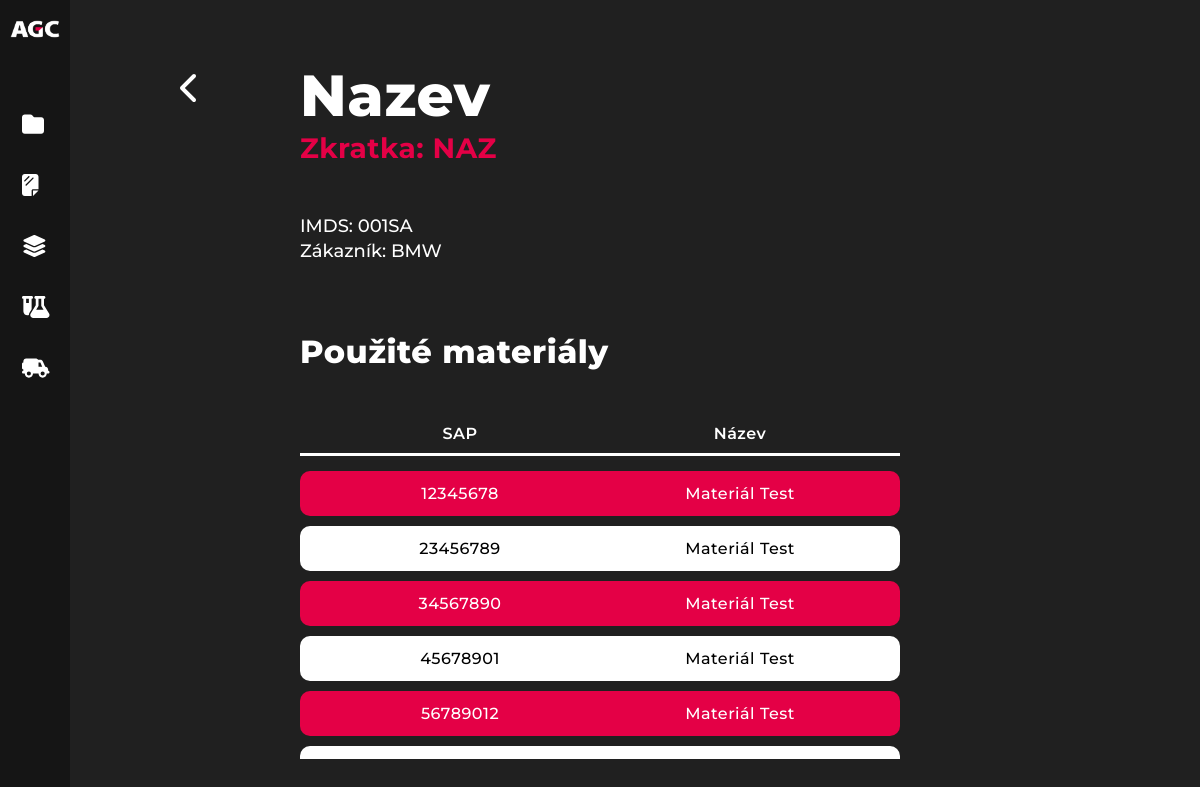
Page /nav/project_detail.php?ProjectID=4 on the committed database.
### tables this page shows
CREATE TABLE `agc_Project` (
  `ProjectID` int(11) NOT NULL,
  `ProjectName` varchar(64) NOT NULL,
  `ProjectShortcut` varchar(8) NOT NULL,
  `IMDSName` varchar(8) NOT NULL,
  `Customer` varchar(64) NOT NULL
);

CREATE TABLE `agc_Material` (
  `SAPNumber` int(11) NOT NULL,
  `MaterialName` varchar(64) DEFAULT NULL,
  `MaterialType` varchar(32) DEFAULT NULL,
  `MaterialCategory` varchar(32) DEFAULT NULL,
  `MaterialNote` mediumtext DEFAULT NULL,
  `SupplierIDFK` int(11) DEFAULT NULL
);

### nav/project_detail.php (the view, shortened to what this page needs)
<!DOCTYPE html>
<html lang="en">
<?php
    function Connect(){
        $servername = "spsrakovnik.tech";
        $username = "acg";
        $password = "ACGAutomotive";
        $database = "acg";
        $conn = new mysqli($servername, $username, $password, $database);
        mysqli_set_charset($conn, "utf8");
        return $conn;
    }
    $conn = Connect();
    $sessionValue = $_SESSION["ProjectID"];
?>
<head>
    <link rel="stylesheet" href="../css/style.css">
</head>
<body>
    <header id="header">
        <nav>
            <div class="nav-wrapper">
                <div class="nav-logo" id="nav-logo">
                <?php
                        if(isset($_SESSION["login"]) && $_SESSION["login"] == true){
                            ?>
                            <a href="../login.php">
                                <img class="agc-logo" src="../images/agc-logo.png" alt="agc-automotiv-logo">
                                <img class="agc-motto" id="agc-motto" src="../images/agc-motto.png" alt="agc-automotiv-motto">
                            </a>
                            <?php
                        }
                        else{
                            ?>
                             <a href="../index.php">
                                <img class="agc-logo" src="../images/agc-logo.png" alt="agc-automotiv-logo">
                            </a>
                            <?php
                        }
                    ?>
                </div>
                <div class="nav-icons" id="nav-icons">
                    <a href="./projects.php">
                        <div class="nav-link">
                            <div class="nav-icon">
                                <svg xmlns="http://www.w3.org/2000/svg" height="1em" viewBox="0 0 512 512"><style>svg{fill:#ffffff}</style><path d="M64 480H448c35.3 0 64-28.7 64-64V160c0-35.3-28.7-64-64-64H288c-10.1 0-19.6-4.7-25.6-12.8L243.2 57.6C231.1 41.5 212.1 32 192 32H64C28.7 32 0 60.7 0 96V416c0 35.3 28.7 64 64 64z"/></svg>
                            </div>
                        </div>
                    </a>
                    <a href="./sheets.php">
                        <div class="nav-link">
                            <div class="nav-icon">
                            </div>
                        </div>
                    </a>
                    <a href="./materials.php">
                        <div class="nav-link">
                            <div class="nav-icon">
                            </div>
                        </div>
                    </a>
                    <a href="./components.php">
                        <div class="nav-link">
                            <div class="nav-icon">
                            </div>
                        </div>
                    </a>
                    <a href="./suppliers.php">
                        <div class="nav-link">
                            <div class="nav-icon">
                            </div>
                        </div>
                    </a>
                </div>
            </div>
        </nav>
    </header>
    <main>
        <?php
            $sql = "SELECT ProjectID, ProjectName, ProjectShortcut, IMDSName, Customer FROM `agc_Project` WHERE ProjectID = '$sessionValue'";
            $result = mysqli_query($conn, $sql);
            if ($result->num_rows > 0) {
                while($row = mysqli_fetch_assoc($result)) {
                    $projectName = $row["ProjectName"];
                    $projectShortcut = $row["ProjectShortcut"];
                    $projectIMDS = $row["IMDSName"];
                    $projectCustomer = $row["Customer"];
                }
            }
            else {
                echo "Žádné výsledky.";
            }
        ?>
        <div class="detail-container">
            <a class="arrow-back-link" href="javascript:history.back()">
                <svg class="arrow-back" xmlns="http://www.w3.org/2000/svg" height="1em" viewBox="0 0 320 512"><style>svg{fill:#ffffff}</style><path d="M9.4 233.4c-12.5 12.5-12.5 32.8 0 45.3l192 192c12.5 12.5 32.8 12.5 45.3 0s12.5-32.8 0-45.3L77.3 256 246.6 86.6c12.5-12.5 12.5-32.8 0-45.3s-32.8-12.5-45.3 0l-192 192z"/></svg>
            </a>
            <div class="detail-info">
                <div class="detail-heading">
                    <div class="detail-name">
                        <h1><?php echo $projectName ?></h1>
                        <h2>Zkratka: <?php echo $projectShortcut ?></h2>
                    </div>
                </div>
                <div class="detail-des">
                    <p>IMDS: <?php echo $projectIMDS ?></p>
                    <p>Zákazník: <?php echo $projectCustomer ?></p>
                </div>
            </div>
            <div class="detail-materials">
                <div class="table-heading">
                    <h2>Použité materiály</h2>
                </div>
                <div class="result-wrapper project-detail">
                <div class="parameters">
                    <p>SAP</p>
                    <p>Název</p>
                </div>
                <div class="result" id="result">
                <?php
                    $sql2 = "SELECT agc_Material.SAPNumber, agc_Material.MaterialName, agc_Material.MaterialType, agc_Material.MaterialNote FROM agc_MaterialPosition INNER JOIN agc_Material ON agc_MaterialPosition.SAPNumberFK = agc_Material.SAPNumber INNER JOIN agc_TechnicalSheet ON agc_TechnicalSheet.TechnicalSheetNumber = agc_MaterialPosition.TechnicalSheetNumberFK INNER JOIN agc_Project ON agc_Project.ProjectID = agc_TechnicalSheet.ProjectIDFK WHERE agc_Project.ProjectID = '$sessionValue'";
                    $result2 = mysqli_query($conn, $sql2);
                    if($result2->num_rows > 0){
                        while($row2 = mysqli_fetch_assoc($result2)){
                            echo "<a class=\"hint\" href=\"material_detail.php?SAPNumber=".$row2["SAPNumber"]."\"><div class=\"results\"><p>".$row2["SAPNumber"]."</p><p>".$row2["MaterialName"]."</p></div></a>";
                        }
                    }
                ?>
            </div>
        </div>
    </div>
</div>
</main>
</body>
</html>

### css/setup.css (style rules this page uses)
* { margin: 0; padding: 0; box-sizing: border-box; font-family: 'Montserrat', sans-serif; }
:root { --darkGray: #151515; --gray: #202020; --blue: #33448D; --red: #E40046; --white: #fff; --black: #000; }
body { width: 100vw; height: 100vh; background: var(--gray); }

### css/nav.css (style rules this page uses)
header { position: absolute; width: 70px; height: 100vh; background: var(--darkGray); padding: 20px 10px; z-index: 1; transition: 0.4s; }
.agc-logo { width: 50px; }
nav { height: 100%; display: flex; flex-direction: column; justify-content: space-between; }
.nav-wrapper { height: 50%; display: flex; flex-direction: column; justify-content: space-between; }
.nav-wrapper a .nav-link, .nav-wrapper .nav-logo a { display: flex; align-items: center; }
.nav-icons { height: 80%; width: 250px; display: flex; flex-direction: column; justify-content: space-around; pointer-events: none; }
.nav-icon svg { font-size: 22px; }
.nav-icon { z-index: 1; }
.nav-link { display: flex; justify-content: space-between; }
.nav-icons a { text-decoration: none; position: relative; padding: 14px 12px; z-index: 1; }
.nav-icons a::before, .nav-link.logout::before { content: ""; bottom: 0%; left: 0%; position: absolute; height: 100%; width: 100%; background: linear-gradient(90deg, var(--blue) 0%, transparent 95%); transition: transform .3s ease-in; transform-origin: left; transform: scaleX(0); border-radius: 10px; }
.nav-logo a { width: 200px; justify-content: space-between; }
.nav-logo { pointer-events: none; }

### css/project/projects.css (style rules this page uses)
main { width: 100vw; height: 100vh; display: flex; flex-direction: column; justify-content: center; }
.search-container, .result-wrapper { width: 50%; }
.result-wrapper { height: 70%; color: var(--white); }
.parameters { display: flex; justify-content: space-around; padding: 10px 20px; border-bottom: 3px solid var(--white); font-weight: 600; letter-spacing: 0.5px; }
.parameters p { width: 25%; text-align: center; }
.result { display: flex; flex-direction: column; gap: 10px; overflow-y: scroll; height: 93%; }
.results { display: flex; width: 100%; padding: 13px 20px; justify-content: space-around; align-items: center; }
.result { padding-top: 15px; }
.result .hint { text-decoration: none; border-radius: 10px; transition: .2s ease-in-out; }
.hint:nth-child(odd) { background: var(--red); color: var(--white); }
.hint:nth-child(even) { background: var(--white); color: var(--black); }
.results p { letter-spacing: 0.5px; text-align: center; width: 25%; font-weight: 500; }

### css/project/projects-detail.css (style rules this page uses)
.detail-container { width: 100%; height: 85%; display: flex; flex-direction: column; align-items: center; justify-content: space-between; }
.detail-info, .detail-materials { width: 50%; }
.detail-materials { height: 60%; display: flex; flex-direction: column; justify-content: space-between; }
.detail-info { height: 30%; display: flex; flex-direction: column; justify-content: space-between; }
.result-wrapper.project-detail { width: 100%; height: 80%; }
.detail-name h1 { color: var(--white); font-size: 58px; letter-spacing: 0.5px; font-weight: 800; }
.detail-name h2 { color: var(--red); font-size: 28px; letter-spacing: 0.5px; }
.detail-des p { font-size: 18px; color: var(--white); line-height: 25px; font-weight: 500; }
.table-heading h2 { font-weight: 800; color: var(--white); font-size: 32px; letter-spacing: 0.5px; }
.detail-container .arrow-back-link { position: absolute; top: 9%; left: 15%; }
.detail-container .arrow-back { font-size: 32px; transition: .2s ease-in; }
.detail-heading { display: flex; justify-content: space-between; align-items: center; }

### nav/project_detail.php (style rules this page uses)
svg { fill:#ffffff }

### rows in the picture
agc_project: ProjectName "Nazev", ProjectShortcut "NAZ", IMDSName "001SA", Customer "BMW"
agc_material: SAPNumber "12345678", MaterialName "Materiál Test"
agc_material: SAPNumber "23456789", MaterialName "Materiál Test"
agc_material: SAPNumber "34567890", MaterialName "Materiál Test"
agc_material: SAPNumber "45678901", MaterialName "Materiál Test"
agc_material: SAPNumber "56789012", MaterialName "Materiál Test"
